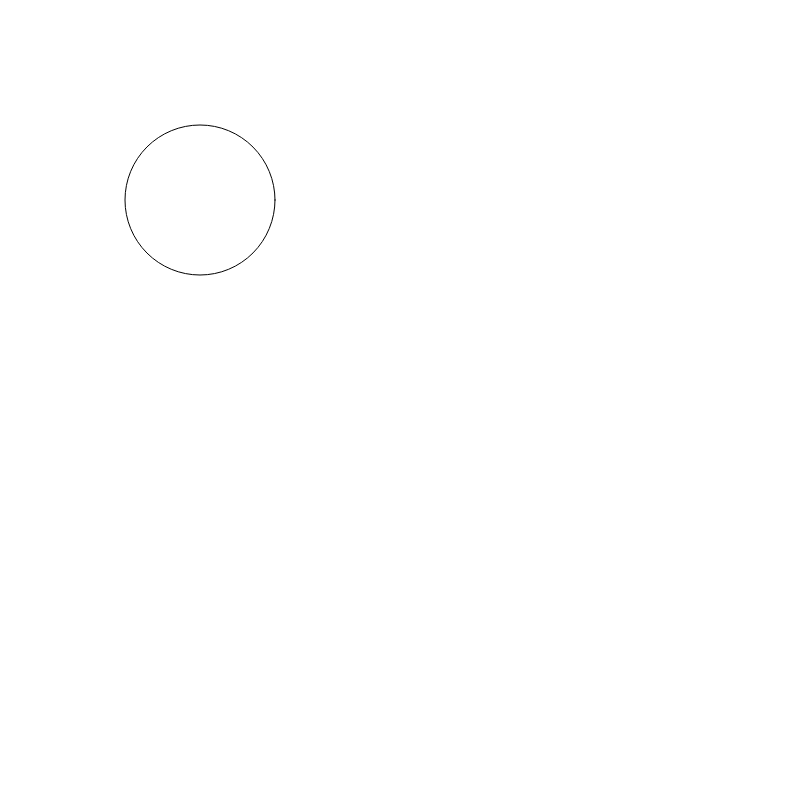
Frame 1 (no input)
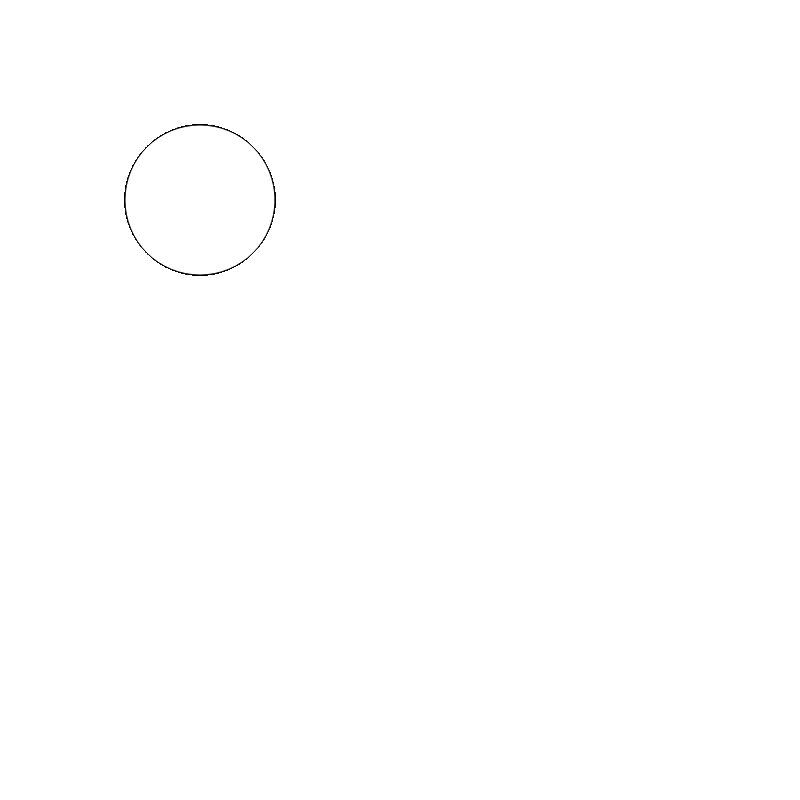
Frame 60 (no input)
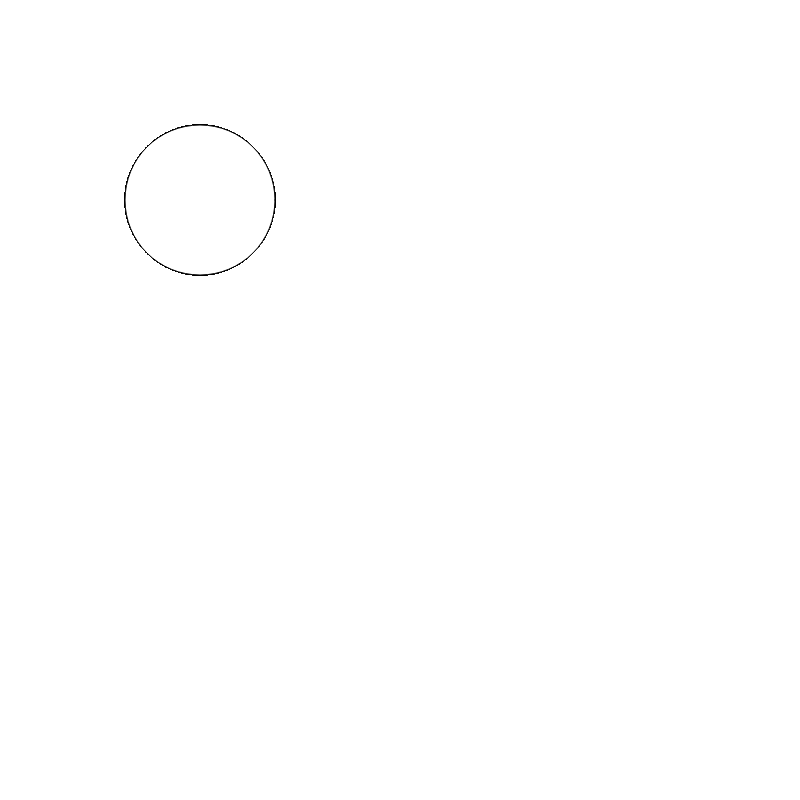
Frame 120 (the mouse pressed at the canvas centre since frame 60)

The p5.js sketch that drew these frames (run headless with seeded random() and noise() and a simulated clock; from frame 60 on, the mouse is pressed at the canvas centre):

// p5.js sketch
// ── sketch.js

function setup() {
  createCanvas(800, 800);
  
}

function draw() {

  circle(200,200,150);
  
}
